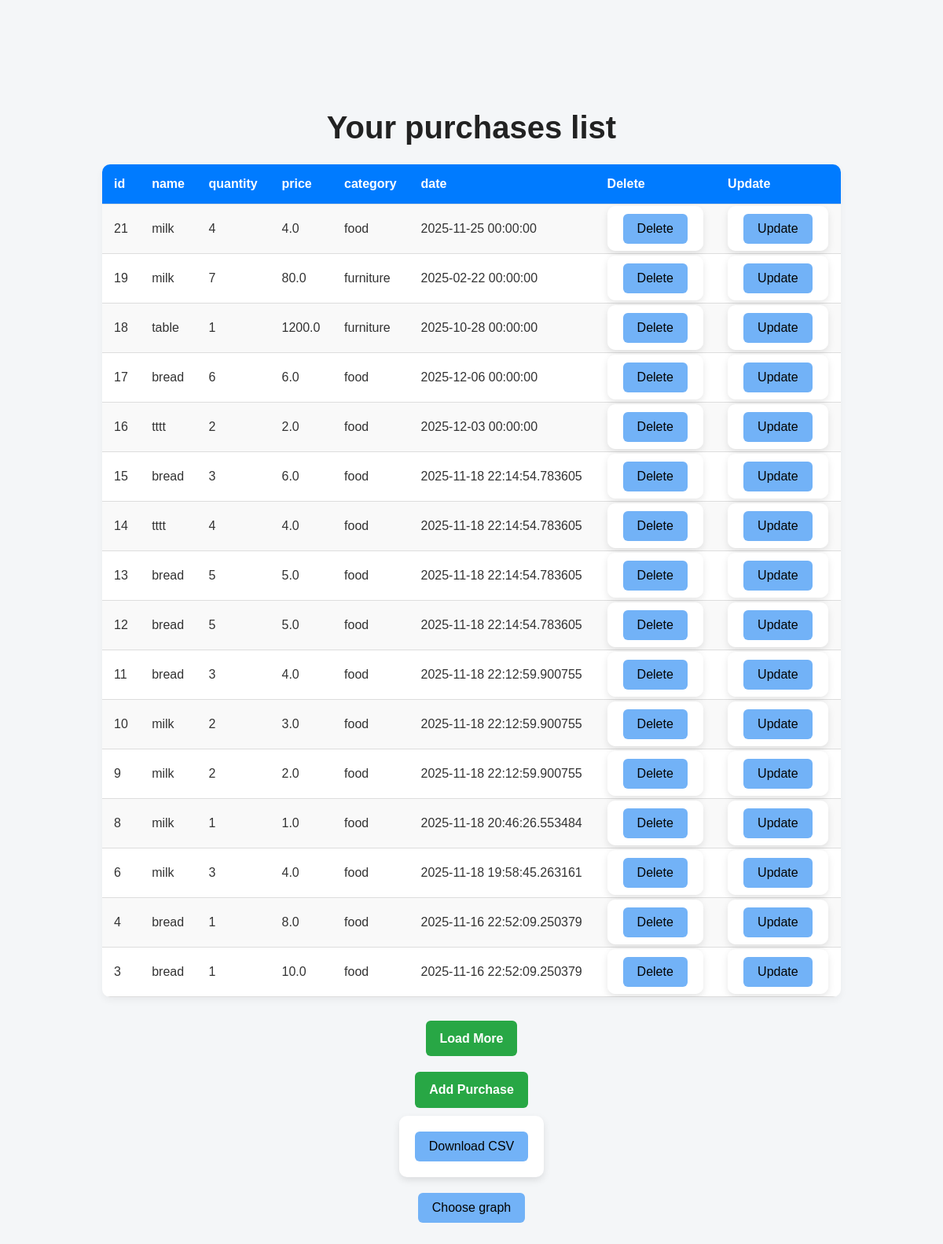
/more/20 (signed in), run on the app's committed database.
### app.py (models this page shows)
class Purchase(db.Model):
    id = db.Column(db.Integer , primary_key = True)
    name = db.Column(db.String , nullable = False )
    quantity = db.Column(db.Integer, default = 1)
    price = db.Column(db.Float , nullable = False )
    category = db.Column(db.String)
    date = db.Column(db.DateTime , default = datetime.now())
    user_id = db.Column(db.Integer, db.ForeignKey('user.id'), nullable=False)

### app.py (the view)
@app.route("/more/<int:limit>")
def show_more(limit):
    if "user_id" not in session:
        return redirect("/login")
    user_id = session["user_id"]
    user_purchases = Purchase.query.filter_by(user_id=user_id).order_by(Purchase.id.desc()).limit(limit).all()
    return render_template("PersonalArea.htm", purchases=user_purchases, limit=limit)

### templates/PersonalArea.htm (shortened to what this page needs)
{% extends 'index.htm' %}
{% block body %}
<h1>Your purchases list</h1>
<div class="center">
<table cellspacing="0" cellpadding="5">
    <tr>
        <th>id</th>
        <th>name</th>
        <th>quantity</th>
        <th>price</th>
        <th>category</th>
        <th>date</th>
        <th>Delete</th>
        <th>Update</th>
    </tr>
    {% for p in purchases %}
    <tr>
        <td>{{p.id}}</td>
        <td>{{p.name}}</td>
        <td>{{p.quantity}}</td>
        <td>{{p.price}}</td>
        <td>{{p.category}}</td>
        <td>{{p.date}}</td>
        <td>
            <form action="/delete/{{ p.id }}" method="POST" style="display:inline">
                <button type="submit">Delete</button>
            </form>
        </td>
        <td>
            <form action="/update/{{ p.id }}" style="display:inline">
                <button type="submit">Update</button>
            </form>
        </td>
    </tr>
    {% endfor %}
</table>
<a href="{{ url_for('show_more', limit=limit+5) }}" class="btn">Load More</a>
<a href="/add" class="btn">Add Purchase</a>
<form action="/save_csv" method="get">
    <button type="submit">Download CSV</button>
</form>
<button onclick="toggleMenu()">Choose graph</button>
</div>
{% endblock %}

### static/index.css (style rules this page uses)
* { margin: 0; padding: 0; box-sizing: border-box; font-family: 'Arial', sans-serif; }
body { background-color: #f4f6f8; color: #333; line-height: 1.6; min-height: 100vh; padding: 130px; }
h1 { font-size: 2.5rem; margin-bottom: 15px; color: #222; text-align: center; }
button, input[type="submit"] { background-color: rgb(114, 178, 247); color: rgb(3, 3, 3); border: none; padding: 10px 18px; border-radius: 6px; cursor: pointer; transition: all 0.3s ease; font-size: 1rem; }
form { max-width: 500px; margin: 0 auto 20px auto; padding: 20px; background-color: #fff; border-radius: 10px; box-shadow: 0 4px 10px rgba(0,0,0,0.1); }
table { width: 100%; border-collapse: collapse; margin-bottom: 20px; background-color: #fff; border-radius: 10px; overflow: hidden; box-shadow: 0 4px 10px rgba(0,0,0,0.05); }
th, td { padding: 12px 15px; text-align: left; border-bottom: 1px solid #ddd; }
th { background-color: #007BFF; color: white; font-weight: bold; }
tr:nth-child(even) { background-color: #f9f9f9; }
.btn { display: inline-block; background-color: #28a745; color: #fff; padding: 10px 18px; border-radius: 6px; text-decoration: none; font-weight: bold; margin: 10px 0; transition: all 0.3s ease; }
.center { display: flex; flex-direction: column; align-items: center; }

### data on the page
Purchase: id "21", name "milk", quantity "4", price "4.0", category "food", date "2025-11-25 00:00:00"
Purchase: id "19", name "milk", quantity "7", price "80.0", category "furniture", date "2025-02-22 00:00:00"
Purchase: id "18", name "table", quantity "1", price "1200.0", category "furniture", date "2025-10-28 00:00:00"
Purchase: id "17", name "bread", quantity "6", price "6.0", category "food", date "2025-12-06 00:00:00"
Purchase: id "16", name "tttt", quantity "2", price "2.0", category "food", date "2025-12-03 00:00:00"
Purchase: id "15", name "bread", quantity "3", price "6.0", category "food", date "2025-11-18 22:14:54.783605"
Purchase: id "14", name "tttt", quantity "4", price "4.0", category "food", date "2025-11-18 22:14:54.783605"
Purchase: id "13", name "bread", quantity "5", price "5.0", category "food", date "2025-11-18 22:14:54.783605"
Purchase: id "12", name "bread", quantity "5", price "5.0", category "food", date "2025-11-18 22:14:54.783605"
Purchase: id "11", name "bread", quantity "3", price "4.0", category "food", date "2025-11-18 22:12:59.900755"
Purchase: id "10", name "milk", quantity "2", price "3.0", category "food", date "2025-11-18 22:12:59.900755"
Purchase: id "9", name "milk", quantity "2", price "2.0", category "food", date "2025-11-18 22:12:59.900755"
Purchase: id "8", name "milk", quantity "1", price "1.0", category "food", date "2025-11-18 20:46:26.553484"
Purchase: id "6", name "milk", quantity "3", price "4.0", category "food", date "2025-11-18 19:58:45.263161"
Purchase: id "4", name "bread", quantity "1", price "8.0", category "food", date "2025-11-16 22:52:09.250379"
Purchase: id "3", name "bread", quantity "1", price "10.0", category "food", date "2025-11-16 22:52:09.250379"
